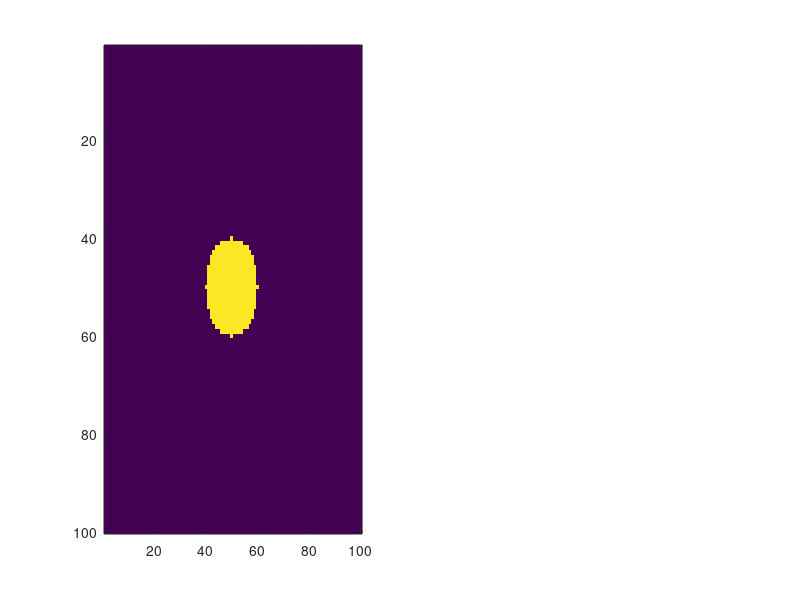

This chart was generated by the following MATLAB code: (Note: this script raises an error after producing the figure.)
%% Test problem 2 (testing gabriel's script)
% 2d
FOV_x = 200; %total FOV (mm)
FOV_y = 200;

h   = 2; %grid spacing (mm)

nx = FOV_x/h;
ny = FOV_y/h;


%Build emtpy matrix
x = 1:nx;
y = 1:ny;
[X,Y] = meshgrid(x,y);

N0 = zeros(nx,ny);
N0 = N0 + 100 * ((X - nx/2).^2 + (Y - ny/2).^2 <= 10^2); %add circle of cells

%graph day 0
subplot(1,2,1)
imagesc(x,y,N0);
impixelinfo;
colorbar
axis('on', 'image');
title("NTC Map Day 0", 'FontSize', 15)

%now run simulation
t = 2; %Run for 30 days
dt = 0.5; %Time step
D = 0.0005;
k = 0.05;

tic
N_new = Diffusion_2D(N0, D, h, dt, t, k);
toc

%graph day 30
subplot(1,2,2)
imagesc(x,y,N_new);
impixelinfo;
colorbar
axis('on', 'image');
title("NTC Map Day 30", 'FontSize', 15)

%% Test problem 1
%1D Domain

FOV = 200; %total FOV (mm)
h   = 2; %grid spacing (mm)

nx = FOV/h; %num of voxels

%Build emtpy matrix
N0 = zeros(1,nx);

%Initialize some cells
N0(nx*0.4:nx*0.6) = 1.0;

%Visualize the cells in space
xloc = linspace(0,FOV,nx);
figure
plot(xloc, N0, 'LineWidth', 2, 'DisplayName', 'Initial');
xlabel('Location (mm)'); ylabel('Volume fraction');
hold on
title('Problem 1 - Example');


t = 30; %Run for 30 days
dt = 0.5; %Time step

D = 1;

N_new = Diffusion_1D(N0, D, h, dt, t);

plot(xloc, N_new, 'LineWidth', 2, 'DisplayName', ['D = ',num2str(D)]);
legend;

%% Test for changing diffusivity
figure
subplot(1,2,1)
plot(xloc, N0, 'LineWidth', 2, 'DisplayName', 'Initial');
xlabel('Location (mm)'); ylabel('Volume fraction');
hold on
sgtitle('Problem 2 - Changing D');

%Create a vector of test diffusivities
D_vec = [0.1, 1, 2, 3];

for i = 1:length(D_vec)
    %{
        TODO
        run each diffusivity and plot, make note of what changes
    %}
    D = D_vec(i);
    
    
    %Simulation runs here
    N_new = Diffusion_1D(N0, D, h, dt, t);
    
    
    %Plot here
    % subplot(1,2,i+1)
    plot(xloc, N_new, 'LineWidth', 2, 'DisplayName', ['D = ',num2str(D)]);
    
    
end
legend;

%Now compare what happens with D >= 4
D = 4;
N_new = Diffusion_1D(N0, D, h, dt, t);

subplot(1,2,2)
plot(xloc, N0, 'LineWidth', 2, 'DisplayName', 'Initial');
xlabel('Location (mm)'); ylabel('Volume fraction');
hold on
plot(xloc, N_new, 'LineWidth', 2, 'DisplayName', ['D = ',num2str(D)]);
legend;



%% Test for changing time step
figure
subplot(1,2,1)
plot(xloc, N0, 'LineWidth', 2, 'DisplayName', 'Initial');
xlabel('Location (mm)'); ylabel('Volume fraction');
hold on
sgtitle('Problem 3 - Changing time step');

%Create a vector of test time steps
dt_vec = [0.1, 0.25, 0.5, 1.5];

D = 1;

for i = 1:length(dt_vec)
    start = tic;
    %{
        TODO
        run each time step and plot, make note of what changes
    %}
    dt = dt_vec(i);
    
    
    %Simulation runs here
    N_new = Diffusion_1D(N0, D, h, dt, t);
    
    stop = toc(start);
    disp(['Run time, dt=',num2str(dt),', is ',num2str(stop),' seconds']);
    
    
    %Plot here
    plot(xloc, N_new, 'LineWidth', 2, 'DisplayName', ['dt = ',num2str(dt)]);
    
    
end
legend;

%Now compare what happens with dt >= 2 days
dt = 2;
N_new = Diffusion_1D(N0, D, h, dt, t);

subplot(1,2,2)
plot(xloc, N0, 'LineWidth', 2, 'DisplayName', 'Initial');
xlabel('Location (mm)'); ylabel('Volume fraction');
hold on
plot(xloc, N_new, 'LineWidth', 2, 'DisplayName', ['dt = ',num2str(dt)]);
legend;

%% Test for changing space step
figure
subplot(1,2,1)
plot(xloc, N0, 'LineWidth', 2, 'DisplayName', 'Initial');
xlabel('Location (mm)'); ylabel('Volume fraction');
hold on
sgtitle('Problem 4 - Changing space step');

%Create a vector of test space steps
h_vec = [1, 2, 4, 8];

dt = 0.5;
D = 1;

for i = 1:length(h_vec)
    %{
        TODO
        run each space step and plot, make note of what changes
    %}
    h = h_vec(i);
    xloc_new = linspace(0,FOV,FOV/h);
    
    %Rebuild N0 to match space step
    N0_new = interp1(xloc, N0, xloc_new); %This is now used for the function call
    
    
    
    %Simulation runs here
    
    
    
    %Plot here
    
end
legend;

%Now compare what happens with h < 1.0
h = 0.9;
xloc_new = linspace(0,FOV,FOV/h);
N0_new = interp1(xloc, N0, xloc_new);
N_new = Diffusion_1D(N0_new, D, h, dt, t);

subplot(1,2,2)
plot(xloc, N0, 'LineWidth', 2, 'DisplayName', 'Initial');
xlabel('Location (mm)'); ylabel('Volume fraction');
hold on
plot(xloc_new, N_new, 'LineWidth', 2, 'DisplayName', ['h = ',num2str(h)]);
legend;